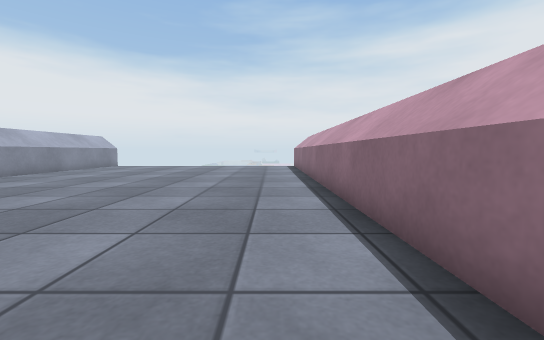
View 1 (above)

14 first-person views from a walk through a Unity game level. The camera is 0.51 m above the floor, tilts 4° down and sees 90° across. The floor is counted in squares, 0.5 m on a side. Each view is taken from the middle of a square. On the plan, view 1 faces up. The plan holds only what a view shows up to about 11 squares ahead; the rest is blank. The place goes on beyond the plan. The player is left out. Some surface patterns are stand-ins.

View 2
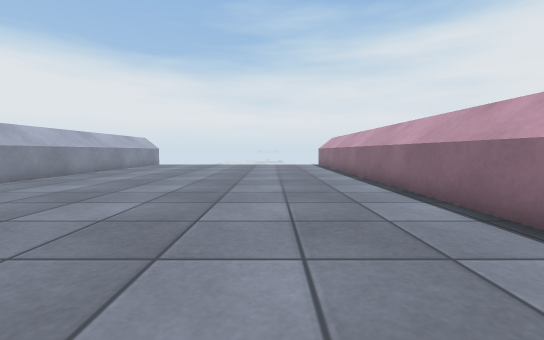

View 3
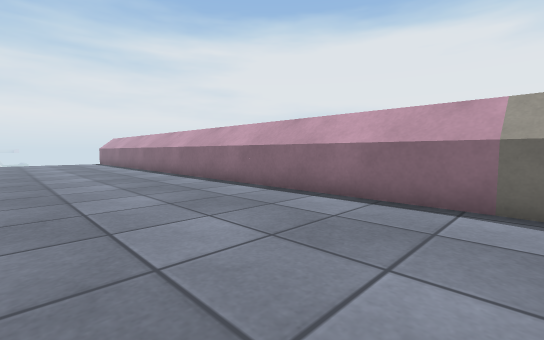

View 4
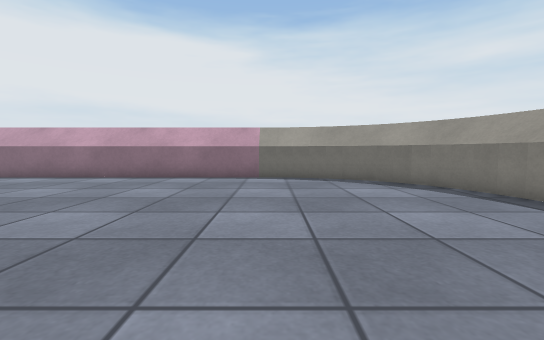

View 5
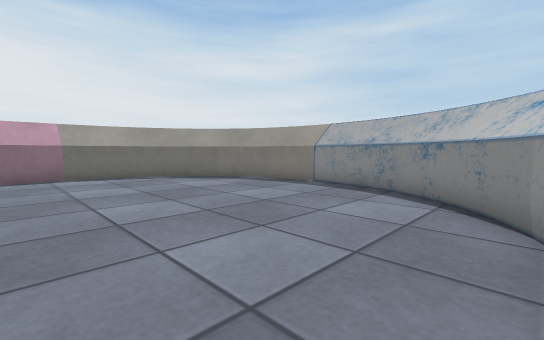

View 6
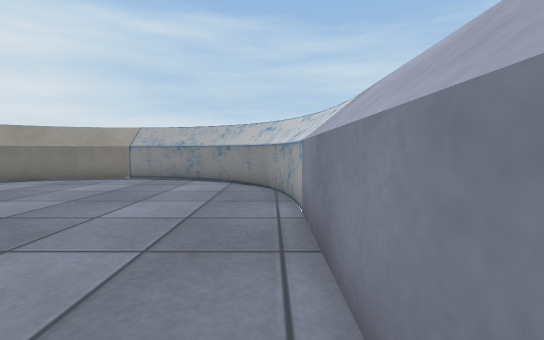

View 7
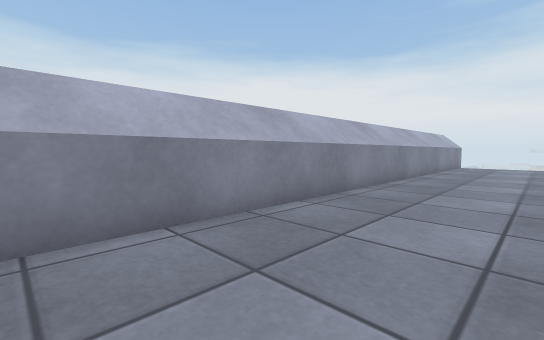

View 8
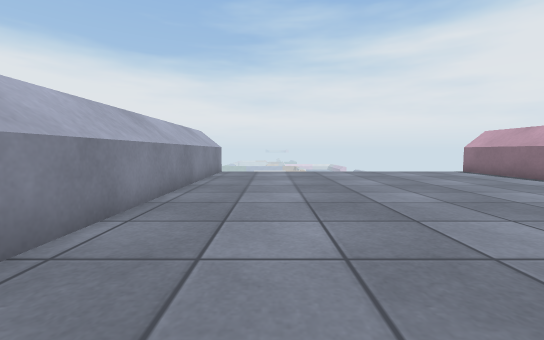

View 9
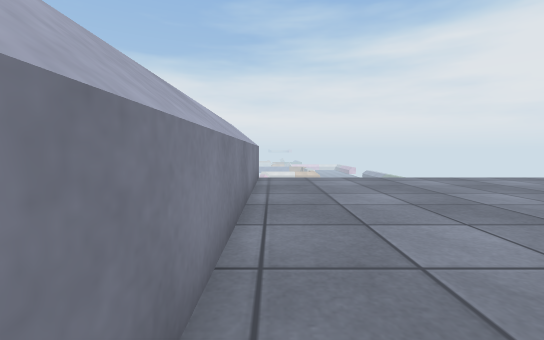

View 10
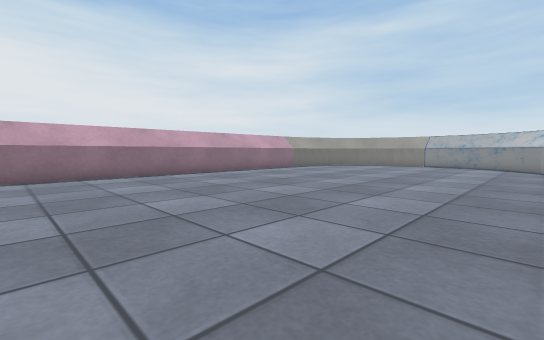

View 11
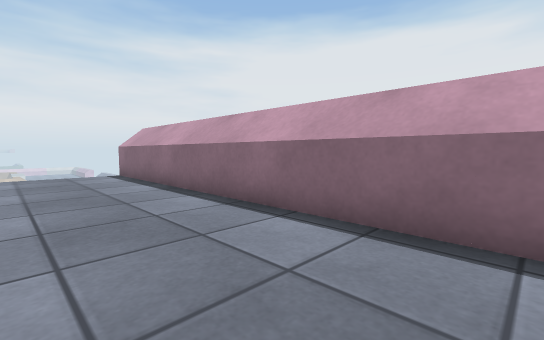

View 12
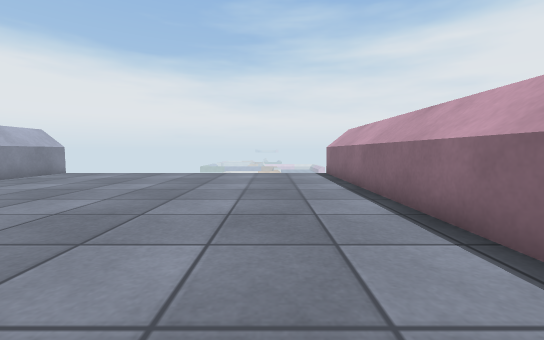

View 13
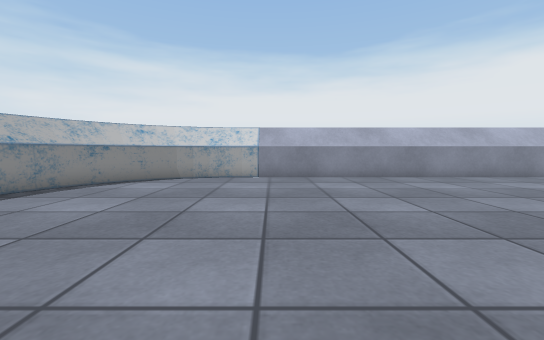

View 14
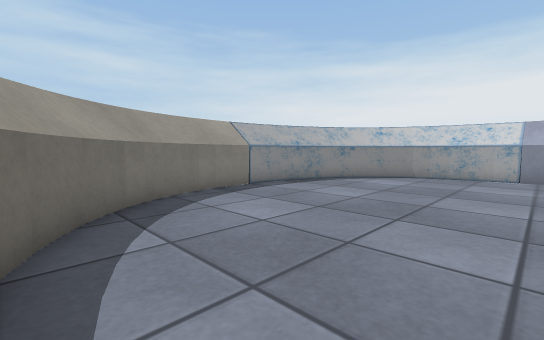

### Floor plan
Key: @ floor where view 1 was taken; # wall or solid block; . floor; O other object.
Columns run from 11 left of view 1 to 2 right of it. Each row starts with its distance up from view 1.
 18 #............#
 17 #............#
 16 #............#
 15 #............#
 14 #............#
 13 #............#
 12 #............#
 11 #............#
 10 #............#
  9 #............#
  8 #............#
  7 #............#
  6 #............#
  5 #............#
  4 #............#
  3 #............#
  2 #............#
  1 #............#
  0 #..........@.#
 -1 #............#
 -2 #............#
 -3 #............#
 -4 #............#
 -5 #............#
 -6 O............O
 -7 O............O
 -8 OO..........OO
 -9 OO..........OO
-10  OO........OO
-11  OOOO....OOOO
-12    OOOOOOOO

Positions as (right, up) in squares from view 1, and headings:
1: (0, 0), facing up
2: (-2, -2), facing up
3: (-4, -6), facing up-right
4: (-9, -6), facing right
5: (-10, -4), facing down-right
6: (-10, -1), facing down
7: (-7, -1), facing up-left
8: (-8, 5), facing up
9: (-10, 8), facing up
10: (-10, 8), facing down-right
11: (-2, 6), facing up-right
12: (-1, 6), facing up
13: (0, -5), facing left
14: (1, -5), facing down-left
